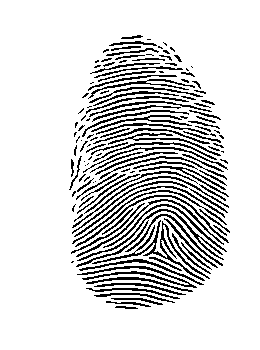
#> input picture References - Sources/Thinning/Thinning/test.bmp, 260 x 350 px
$ python morphological_thinning.py
#> lines starting #> are read from the running program, lines starting #| are printed output that depends on the picture; after the words box and inside, x2 and y2 are one past the last pixel; in counts of white or black regions, pixels touching at a corner belong together
from skimage.morphology import skeletonize, thin
import matplotlib.pyplot as plt
from skimage import io

image = io.imread("test.bmp")
#> image: shape (350, 260); values 0 (black) and 1 (white), 84.6% white; black in thin lines or dots, all inside (x1, y1, x2, y2) = (69, 35, 230, 309)
skeleton = skeletonize(image)
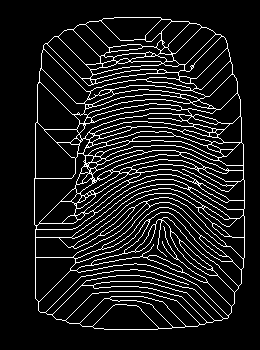
#> skeleton: shape (350, 260) bool; 10.6% white in thin lines or dots, all inside (x1, y1, x2, y2) = (34, 17, 245, 330)
thinned = thin(image)
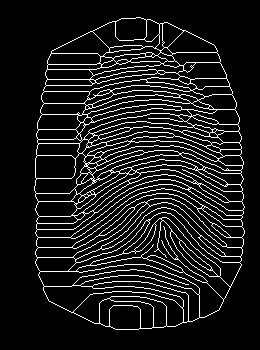
#> thinned: shape (350, 260) bool; 10.5% white in thin lines or dots, all inside (x1, y1, x2, y2) = (34, 17, 245, 330)
thinned_partial = thin(image, max_iter=25)
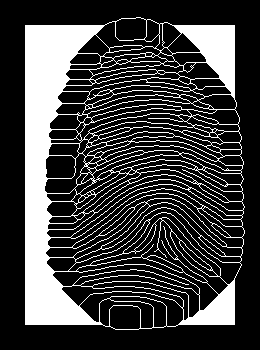
#> thinned_partial: shape (350, 260) bool; 24.9% white; 1 white region, box (x1, y1, x2, y2) and area: (25, 17, 245, 330) 22629

fig, axes = plt.subplots(2, 2, figsize=(8, 8), sharex=True, sharey=True,
                         subplot_kw={'adjustable': 'box-forced'})
ax = axes.ravel()

ax[0].imshow(image, cmap=plt.cm.gray, interpolation='nearest')
ax[0].set_title('original')
ax[0].axis('off')

ax[1].imshow(skeleton, cmap=plt.cm.gray, interpolation='nearest')
ax[1].set_title('skeleton')
ax[1].axis('off')

ax[2].imshow(thinned, cmap=plt.cm.gray, interpolation='nearest')
ax[2].set_title('thinned')
ax[2].axis('off')

ax[3].imshow(thinned_partial, cmap=plt.cm.gray, interpolation='nearest')
ax[3].set_title('partially thinned')
ax[3].axis('off')

fig.tight_layout()
plt.show()
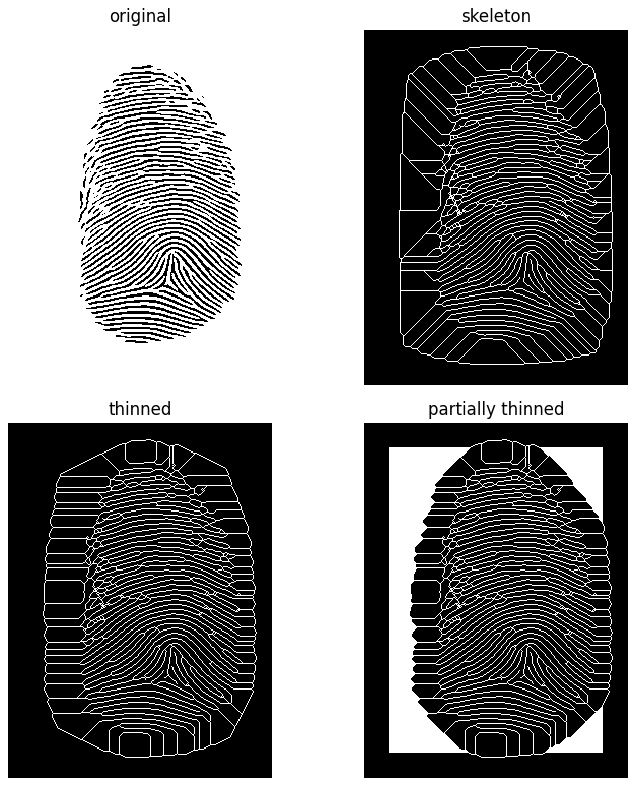
#> figure drawn by matplotlib, 4 panels
